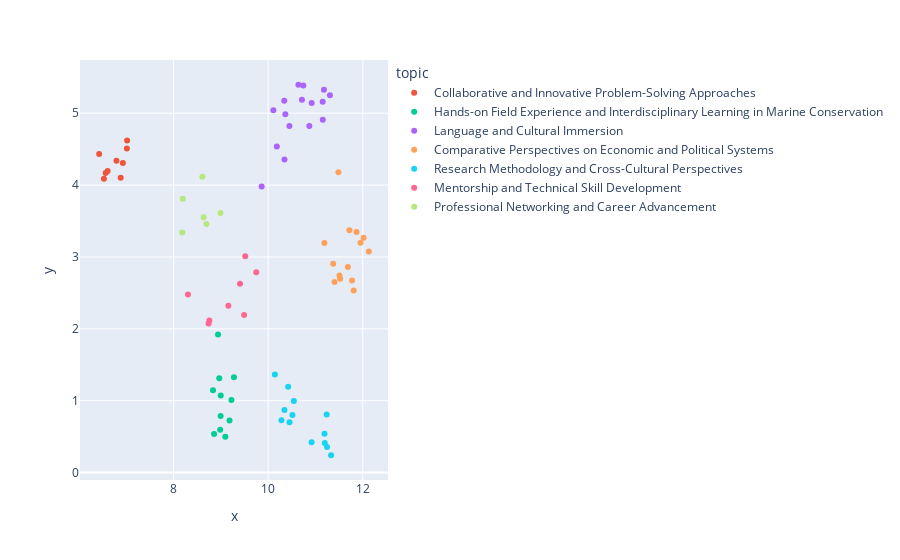

Write notebook code for a chart like this one.
### Code cell
fig = px.scatter(df, x="x", y="y", hover_data=["Response"], color="topic")
fig.show()

### Figure 1 — Plotly figure (JSON) as saved in the notebook; plotly's stock layout.template omitted (floating-point values rounded to 4 significant figures)
{"data": [{"customdata": [["Learning to code in a different cultural context at AIT Budapest was eye-opening. The approach to problem-solving was completely different than what we do at Dartmouth. It made me a more flexible thinker and programmer."], ["The collaborative coding culture at AIT Budapest was so different from Dartmouth's more competitive environment. I learned how to work better in teams and communicate technical concepts across language barriers."], ["The problem-solving approaches at AIT Budapest were so different from what we learn at Dartmouth. I'm now able to tackle coding challenges from multiple angles, which has made me a much stronger programmer."], ["The collaborative approach to problem-solving at Technical University of Denmark was refreshing. Learning to work effectively in international teams has been valuable for every group project since."], ["Budapest was life-changing! The programming challenges at AIT were so different from our coursework at Dartmouth. I learned to approach problems from completely new angles, which has made me a much stronger coder."], ["AIT Budapest's focus on creative problem-solving rather than just technical implementation made me a much more innovative programmer. I approach challenges differently now, looking for elegant solutions rather than just functional ones."], ["The collaborative coding culture at AIT Budapest showed me new ways of approaching team projects. I've brought those practices back to group work at Dartmouth with great results."], ["The problem-solving approaches at AIT Budapest were so different from what we learn at Dartmouth. I'm now able to tackle coding challenges from multiple angles, which has made me a much stronger programmer."], ["AIT Budapest's creative approach to problem-solving made me a much more innovative programmer. I approach challenges differently now, looking for elegant solutions rather than just functional ones."]], "hovertemplate": "topic=Collaborative and Innovative Problem-Solving Approaches<br>x=%{x}<br>y=%{y}<br>Response=%{customdata[0]}<extra></extra>", "legendgroup": "Collaborative and Innovative Problem-Solving Approaches", "marker": {"color": "#EF553B", "symbol": "circle"}, "mode": "markers", "name": "Collaborative and Innovative Problem-Solving Approaches", "orientation": "v", "showlegend": true, "type": "scatter", "x": [6.884, 6.794, 6.607, 7.02, 6.931, 6.566, 7.015, 6.529, 6.429], "xaxis": "x", "y": [4.101, 4.337, 4.196, 4.622, 4.306, 4.169, 4.509, 4.088, 4.433], "yaxis": "y"}, {"customdata": [["Studying at Williams-Mystic completely changed how I view marine conservation. Getting hands-on experience with coastal communities facing climate change impacts gave me real-world context for my research interests. Best decision I ever made."], ["The marine biology program completely changed my career path. I was pre-med before, but after working in the field at MBL, I'm now pursuing marine conservation. The hands-on research experience was transformative."], ["The field research skills I developed at Williams-Mystic have been crucial for my senior project. Learning to collect and analyze data in challenging coastal environments taught me resilience and adaptability."], ["Williams-Mystic program taught me field research methods I wouldn't have learned on campus. The hands-on experience collecting and analyzing coastal data has been directly applicable to my senior project."], ["Williams-Mystic program taught me to communicate science to non-specialists, which has been surprisingly valuable. Learning to translate complex environmental concepts for different audiences is a skill I use constantly."], ["The interdisciplinary approach at Williams-Mystic showed me how to integrate scientific data with policy considerations and community needs. That holistic perspective has shaped my approach to environmental work."], ["The field research methods I learned at Williams-Mystic have been directly applicable to my senior project. Learning to collect and analyze environmental data in challenging conditions taught me both technical skills and resilience."], ["Williams-Mystic taught me to communicate complex environmental concepts to different audiences. That skill has been surprisingly valuable in every research presentation and paper since."], ["Williams-Mystic program taught me how to integrate scientific data with policy considerations and community needs. That interdisciplinary approach has been valuable for all my environmental work since."], ["Williams-Mystic's interdisciplinary approach showed me how to integrate scientific data with policy considerations and community needs. That holistic perspective has shaped all my environmental work since."], ["The biggest benefit was seeing environmental challenges firsthand in coastal communities. Williams-Mystic program made abstract concepts concrete in ways that transformed my understanding and commitment."]], "hovertemplate": "topic=Hands-on Field Experience and Interdisciplinary Learning in Marine Conservation<br>x=%{x}<br>y=%{y}<br>Response=%{customdata[0]}<extra></extra>", "legendgroup": "Hands-on Field Experience and Interdisciplinary Learning in Marine Conservation", "marker": {"color": "#00cc96", "symbol": "circle"}, "mode": "markers", "name": "Hands-on Field Experience and Interdisciplinary Learning in Marine Conservation", "orientation": "v", "showlegend": true, "type": "scatter", "x": [8.967, 8.941, 8.836, 8.999, 9.184, 9.095, 9.224, 8.996, 8.987, 8.858, 9.278], "xaxis": "x", "y": [1.311, 1.921, 1.146, 1.072, 0.7231, 0.4992, 1.01, 0.786, 0.5943, 0.5369, 1.327], "yaxis": "y"}, {"customdata": [["My time at Waseda Uni in Tokyo improved my Japanese like crazy!!! Couldn't really hold a conversation b4 the program, now I'm pretty much fluent. Also made amazing friends who I still talk to everyday."], ["The language immersion was incredible. I went to Berlin barely able to order coffee in German and came back able to discuss literature. The Federation program's language focus was exactly what I needed."], ["My time at American University of Kuwait helped me understand the region beyond stereotypes. Living there and making local friends gave me nuanced perspectives that no amount of reading could provide. Plus my Arabic improved tremendously."], ["Kanda University's language immersion was intense but effective. My Japanese improved more in one term than in two years of campus study. Plus living with a host family taught me cultural nuances you can't learn in a classroom."], ["Spelman College exchange opened my eyes to different perspectives on race and gender in America. As a white student, this experience was humbling and educational in ways I'm still processing. Most valuable term of my college experience."], ["The language immersion at Yonsei was incredible for my Korean skills. But beyond that, observing how language shapes culture firsthand gave me research insights I'm still unpacking in my senior thesis."], ["My Arabic improved 1000% at American University of Kuwait! But more importantly, the cultural immersion helped me understand regional complexities in ways that classroom learning never could. Best decision I made at Dartmouth."], ["Tokyo was amazing!!! Waseda University's language program improved my Japanese dramatically, and the cultural immersion was incredible. Made friends I'll have for life and professional connections that are already helping my job search."], ["The biggest benefit was definitely language acquisition. My Japanese improved more in one term at Kanda than in two years of campus classes. The immersion experience is just unbeatable for language learning."], ["My time at Yonsei University in Seoul improved my Korean dramatically, but the cultural insights were even more valuable. Understanding business etiquette and social norms has been surprisingly helpful in job interviews."], ["My language skills improved dramatically, but more importantly, I gained research insights into how language shapes cultural identity. My thesis work on this topic directly stems from observations during my time in Seoul."], ["Waseda's language program improved my Japanese dramatically, but the cultural immersion was equally valuable. Understanding business etiquette and social norms has been surprisingly helpful in job interviews with Japanese companies."], ["My time at Keio wasn't just about language improvement - though that was significant. The cultural insights and professional connections have shaped my career interests in international business."], ["The biggest benefit was definitely language acquisition. My Japanese improved more in one term at Kanda than in two years of campus classes. The immersion experience is just unbeatable for language learning."], ["Beyond just language improvement, my time at Waseda gave me cultural insights that have been valuable for my job search in international business. Understanding Japanese business culture has been a major selling point."], ["My time at Keio improved my Japanese dramatically, but the cultural insights were even more valuable. Understanding business etiquette and social norms has been surprisingly helpful in job interviews."]], "hovertemplate": "topic=Language and Cultural Immersion<br>x=%{x}<br>y=%{y}<br>Response=%{customdata[0]}<extra></extra>", "legendgroup": "Language and Cultural Immersion", "marker": {"color": "#ab63fa", "symbol": "circle"}, "mode": "markers", "name": "Language and Cultural Immersion", "orientation": "v", "showlegend": true, "type": "scatter", "x": [10.74, 10.45, 10.35, 10.36, 9.863, 10.71, 10.18, 10.64, 10.11, 11.18, 10.87, 11.15, 11.16, 10.34, 10.92, 11.31], "xaxis": "x", "y": [5.385, 4.822, 4.357, 4.986, 3.982, 5.189, 4.537, 5.396, 5.041, 5.328, 4.821, 5.158, 4.91, 5.174, 5.141, 5.251], "yaxis": "y"}, {"customdata": [["Studying at Bocconi gave me a completely different perspective on economic systems. The European approach is so different from what we learn in the US. I think I'm much more well-rounded in my understanding now."], ["My time in Bangkok at Chulalongkorn gave me first-hand exposure to a political system very different from ours. The theoretical frameworks we discuss in class became concrete, and I now have a much more nuanced view of governance."], ["Keio University's approach to international relations from an Asian perspective completely changed how I understand global politics. The academic perspective was so different from what we get in US classrooms."], ["The biggest benefit was seeing how economic theory plays out differently in European contexts. At Bocconi, the focus on social welfare alongside market efficiency gave me a more balanced view of economic systems."], ["The policy analysis frameworks I learned at UCL were more sophisticated than what we typically use in US contexts. Having that comparative perspective has strengthened my analytical skills tremendously."], ["The biggest benefit was seeing how economic policies play out differently in European welfare states. Copenhagen's approach to market economics with strong social supports gave me a more nuanced perspective."], ["The comparative perspective on democratic systems I gained at UCL has been crucial for my thesis work. Seeing how different governments approach similar problems gave me analytical frameworks I still use."], ["The biggest benefit was seeing economic theories applied in different cultural contexts. Copenhagen's approach to balancing market efficiency with social welfare gave me new perspectives on policy design."], ["The biggest benefit was seeing how different political systems approach similar problems. My time at University College London gave me comparative frameworks that have strengthened my analytical skills tremendously."], ["Seeing economic policies in action in Copenhagen gave me concrete examples of theoretical concepts we discuss in class. That real-world application has deepened my understanding immensely."], ["The international perspective on economic systems I gained at Bocconi has made me much more thoughtful about policy design. Seeing different approaches to market regulation gave me new analytical frameworks."], ["Studying comparative politics at UCL while Brexit was happening was an incredible learning opportunity. Seeing major political change up close gave me insights no textbook could provide."], ["The biggest benefit was seeing how economic theories play out differently in European contexts. Copenhagen's balance of market efficiency and social welfare gave me new perspectives on policy design."], ["UCL's comparative approach to political systems gave me analytical frameworks that have strengthened my thesis work tremendously. Seeing how different governments approach similar problems was enlightening."]], "hovertemplate": "topic=Comparative Perspectives on Economic and Political Systems<br>x=%{x}<br>y=%{y}<br>Response=%{customdata[0]}<extra></extra>", "legendgroup": "Comparative Perspectives on Economic and Political Systems", "marker": {"color": "#FFA15A", "symbol": "circle"}, "mode": "markers", "name": "Comparative Perspectives on Economic and Political Systems", "orientation": "v", "showlegend": true, "type": "scatter", "x": [11.4, 11.87, 11.49, 11.52, 12.13, 11.51, 12.02, 11.81, 11.19, 11.77, 11.69, 11.72, 11.38, 11.95], "xaxis": "x", "y": [2.651, 3.348, 4.18, 2.696, 3.076, 2.741, 3.269, 2.533, 3.193, 2.672, 2.861, 3.373, 2.907, 3.198], "yaxis": "y"}, {"customdata": [["The cross-cultural research methods I learned at University of Auckland have been super helpful for my honors thesis. I'm now incorporating international perspectives that I wouldn't have considered before."], ["Cuba program changed my life!! The immersive fieldwork experience confirmed that anthropology is what I want to do with my life. Plus made amazing friends and improved my Spanish sooooo much."], ["Vassar's approach to community-based research methodologies completely changed how I approach my work. I'm now much more conscious of ethical considerations and community engagement in research design."], ["CASA Cuba program taught me how to conduct ethical fieldwork in complex cultural contexts. Those research skills and ethical frameworks have been crucial for my senior thesis work."], ["Cross-cultural perspectives on developmental psychology at Auckland completely changed my research interests. I'm now focusing on cultural variations in child development for my graduate work."], ["Field research methods I learned in the Cuba program have been directly applicable to my senior thesis. The practical experience of designing and conducting ethnographic research was invaluable."], ["Auckland's approach to indigenous psychology opened my eyes to completely different frameworks. I'm now incorporating those perspectives into my research in ways that make it much more inclusive and comprehensive."], ["CASA Cuba program taught me how to navigate complex cultural contexts as a researcher. The ethical frameworks and methodological approaches have been foundational for my independent work since."], ["Cross-cultural research methods I learned at Auckland have completely shaped my thesis approach. I'm now incorporating international perspectives that make my work much more comprehensive and nuanced."], ["The biggest benefit was learning to conduct ethical fieldwork in complex cultural contexts. CASA Cuba program gave me methodological frameworks that have been essential for my independent research since."], ["Auckland's approach to research methodology was refreshingly different from Dartmouth's. Having both perspectives has made me a much more versatile researcher and strengthened my graduate school applications."], ["CASA Cuba program taught me research methods I wouldn't have learned on campus. The practical experience of designing and conducting ethnographic research has been essential for my senior thesis."], ["Cross-cultural perspectives on developmental psychology at Auckland completely changed my research interests. I'm now focusing on cultural variations in child development for my graduate work."]], "hovertemplate": "topic=Research Methodology and Cross-Cultural Perspectives<br>x=%{x}<br>y=%{y}<br>Response=%{customdata[0]}<extra></extra>", "legendgroup": "Research Methodology and Cross-Cultural Perspectives", "marker": {"color": "#19d3f3", "symbol": "circle"}, "mode": "markers", "name": "Research Methodology and Cross-Cultural Perspectives", "orientation": "v", "showlegend": true, "type": "scatter", "x": [11.24, 10.14, 10.28, 10.51, 11.33, 10.34, 11.25, 10.45, 11.19, 10.42, 10.92, 10.54, 11.2], "xaxis": "x", "y": [0.8079, 1.365, 0.728, 0.7997, 0.2413, 0.8694, 0.3558, 0.6993, 0.5397, 1.193, 0.4238, 0.9961, 0.4104], "yaxis": "y"}, {"customdata": [["The biggest benefit was definitely the mentorship from my faculty director at Trinity. She connected me with local writers and helped me develop my creative voice in ways that wouldn't have happened on campus."], ["The research techniques I learned at Marine Biology Laboratory are ones I wouldn't have been exposed to at Dartmouth. Having that technical expertise has already helped me secure a research position for after graduation."], ["The biggest benefit was the networking with international researchers at University of Auckland. Those connections led to my current research collaboration, which will likely turn into my graduate work."], ["The marine research techniques I learned at MBL were cutting-edge. Having that technical expertise on my resume helped me land a competitive research assistant position for after graduation."], ["The biggest benefit was definitely the hands-on research experience at Marine Biology Lab. Getting to work alongside leading scientists and use cutting-edge equipment gave me skills that set my grad school applications apart."], ["The research techniques I learned at MBL have been directly applicable to my thesis work. Having that technical expertise has strengthened both my research and my grad school applications."], ["Technical University of Denmark's approach to sustainable engineering opened my eyes to new possibilities. I'm now focusing my career on green technology solutions, which wasn't on my radar before."], ["The mentorship from researchers at MBL helped me refine my research interests and strengthen my grad school applications. Having guidance from leading scientists in my field was invaluable."]], "hovertemplate": "topic=Mentorship and Technical Skill Development<br>x=%{x}<br>y=%{y}<br>Response=%{customdata[0]}<extra></extra>", "legendgroup": "Mentorship and Technical Skill Development", "marker": {"color": "#FF6692", "symbol": "circle"}, "mode": "markers", "name": "Mentorship and Technical Skill Development", "orientation": "v", "showlegend": true, "type": "scatter", "x": [9.517, 8.741, 9.749, 8.758, 9.406, 9.16, 8.305, 9.492], "xaxis": "x", "y": [3.01, 2.074, 2.788, 2.117, 2.628, 2.32, 2.478, 2.193], "yaxis": "y"}, {"customdata": [["The professional connections I made at Copenhagen were game-changing for my career path. One of my professors there recommended me for an internship that led directly to my job offer. Can't put a price on that kind of networking."], ["Living in Milan while studying at Bocconi meant I could visit the art we were studying anytime. That kind of immediate access to cultural treasures made art history come alive in ways campus classes never could."], ["NTI program was intense but transformative. The professional-level training and connections to working artists gave me both skills and a network that's already helping my career prospects."], ["The professional networking at Bocconi was incredible. The connections I made there led directly to my internship last summer, which has now turned into a job offer. The career impact has been tremendous."], ["The professional-level training at National Theater Institute transformed my technical abilities. I gained skills in areas like movement and voice that we don't focus on as much in campus productions."], ["The professional connections I made at Bocconi have been game-changing for my career path. One professor there recommended me for an internship that led directly to my current job offer."]], "hovertemplate": "topic=Professional Networking and Career Advancement<br>x=%{x}<br>y=%{y}<br>Response=%{customdata[0]}<extra></extra>", "legendgroup": "Professional Networking and Career Advancement", "marker": {"color": "#B6E880", "symbol": "circle"}, "mode": "markers", "name": "Professional Networking and Career Advancement", "orientation": "v", "showlegend": true, "type": "scatter", "x": [8.185, 8.993, 8.196, 8.637, 8.61, 8.697], "xaxis": "x", "y": [3.342, 3.613, 3.811, 3.553, 4.116, 3.458], "yaxis": "y"}], "layout": {"legend": {"title": {"text": "topic"}, "tracegroupgap": 0}, "margin": {"t": 60}, "xaxis": {"anchor": "y", "domain": [0, 1], "title": {"text": "x"}}, "yaxis": {"anchor": "x", "domain": [0, 1], "title": {"text": "y"}}}}
